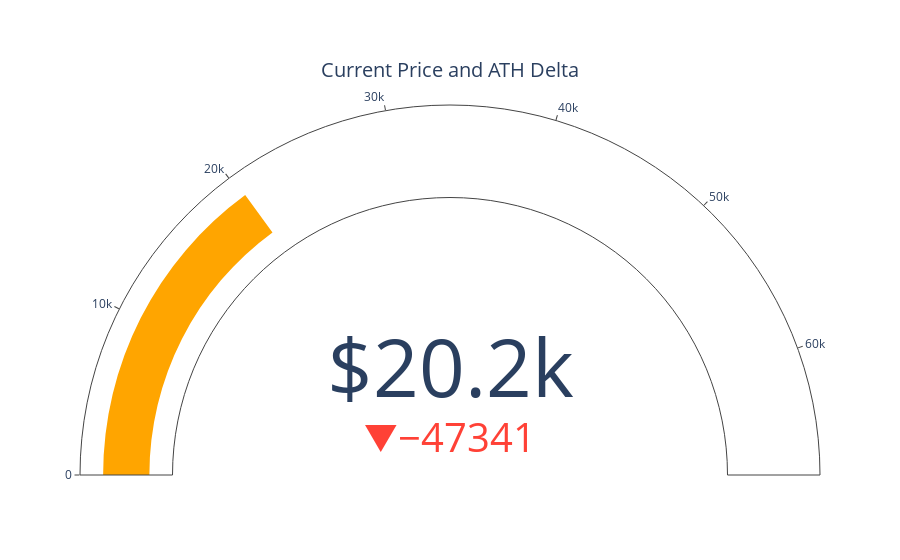

Notebook source saved alongside this figure:
### Code cell
import plotly.graph_objects as go

fig = go.Figure(go.Indicator(
    domain = {'x': [0, 1], 'y': [0, 1]},
    value = df.price.iloc[-1],
    mode = "gauge+number+delta",
    title = {'text': "Current Price and ATH Delta"},
    number = {'prefix': "$"},
    delta = {'reference': df.price[df['price']==df.price.max()].tolist()[0], "valueformat": ".0f"},
    gauge = {'axis': {'range': [None, df.price[df['price']==df.price.max()].tolist()[0]]},
    'bar': {'color': "orange"}}))

fig.show()
fig.write_html("../static/priceath.html")

### Figure 1 — Plotly figure (JSON) as saved in the notebook; plotly's stock layout.template omitted (floating-point values rounded to 4 significant figures)
{"data": [{"delta": {"reference": 67530.0, "valueformat": ".0f"}, "domain": {"x": [0, 1], "y": [0, 1]}, "gauge": {"axis": {"range": [null, 67530.0]}, "bar": {"color": "orange"}}, "mode": "gauge+number+delta", "number": {"prefix": "$"}, "title": {"text": "Current Price and ATH Delta"}, "type": "indicator", "value": 20190.0}], "layout": {}}
